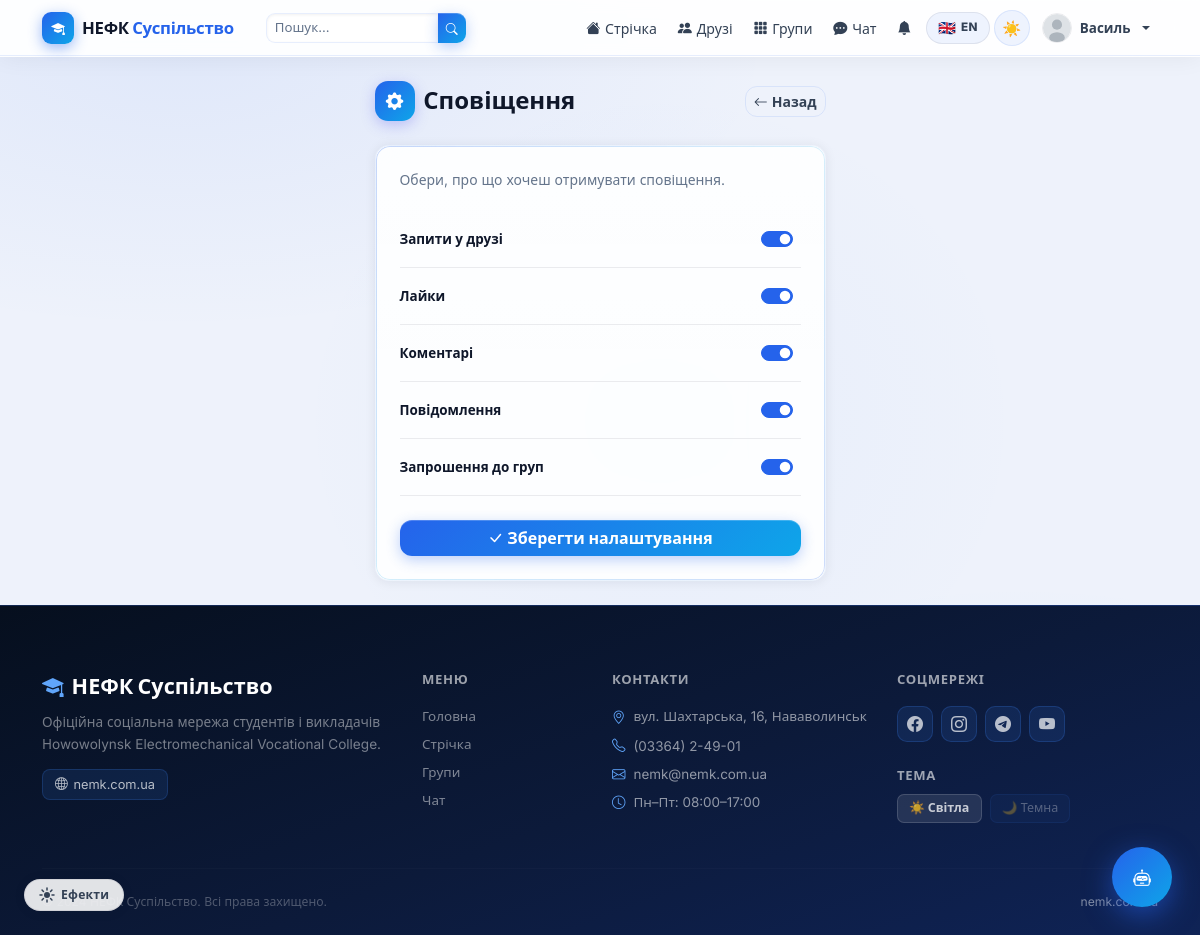
Page /notifications/settings/ (signed in) on the committed database.
### accounts/models.py (models this page shows, shortened)
class User(AbstractUser):
    ROLE_USER = 'user'
    ROLE_ADMIN = 'admin'
    ROLE_CHOICES = [
        (ROLE_USER, 'Користувач'),
        (ROLE_ADMIN, 'Адміністратор'),
    ]
    role = models.CharField(max_length=10, choices=ROLE_CHOICES, default=ROLE_USER)
    avatar = models.ImageField(upload_to='avatars/', blank=True, null=True)
    cover = models.ImageField(upload_to='covers/', blank=True, null=True)
    bio = models.TextField(blank=True, default='')
    location = models.CharField(max_length=120, blank=True, default='')
    birth_date = models.DateField(null=True, blank=True)
    website = models.URLField(blank=True, default='')
    created_at = models.DateTimeField(default=timezone.now)
    def is_admin_role(self):
        return self.role == self.ROLE_ADMIN
    def get_avatar_url(self):
        if self.avatar:
            return self.avatar.url
        return '/static/img/default_avatar.svg'
    class Meta:
        verbose_name = 'Користувач'
        verbose_name_plural = 'Користувачі'

### notifications/models.py (models this page shows)
class NotificationSettings(models.Model):
    user = models.OneToOneField(
        settings.AUTH_USER_MODEL, on_delete=models.CASCADE,
        related_name='notification_settings'
    )
    notify_friend_request = models.BooleanField(default=True)
    notify_likes = models.BooleanField(default=True)
    notify_comments = models.BooleanField(default=True)
    notify_messages = models.BooleanField(default=True)
    notify_group_invites = models.BooleanField(default=True)
    class Meta:
        verbose_name = 'Налаштування сповіщень'
        verbose_name_plural = 'Налаштування сповіщень'

### notifications/views.py (the view)
# urls.py: path('notifications/settings/', views.notifications_settings_view, name='notification_settings'),
@login_required
def notifications_settings_view(request):
    settings_obj, _ = NotificationSettings.objects.get_or_create(user=request.user)
    if request.method == 'POST':
        form = NotificationSettingsForm(request.POST, instance=settings_obj)
        if form.is_valid():
            form.save()
            from django.contrib import messages
            messages.success(request, 'Налаштування збережено.')
            return redirect('notifications')
    else:
        form = NotificationSettingsForm(instance=settings_obj)
    return render(request, 'notifications/settings.html', {'form': form})

### notifications/forms.py
class NotificationSettingsForm(forms.ModelForm):
    class Meta:
        model = NotificationSettings
        fields = (
            'notify_friend_request',
            'notify_likes',
            'notify_comments',
            'notify_messages',
            'notify_group_invites',
        )
        widgets = {
            'notify_friend_request': forms.CheckboxInput(attrs={'class': 'form-check-input'}),
            'notify_likes': forms.CheckboxInput(attrs={'class': 'form-check-input'}),
            'notify_comments': forms.CheckboxInput(attrs={'class': 'form-check-input'}),
            'notify_messages': forms.CheckboxInput(attrs={'class': 'form-check-input'}),
            'notify_group_invites': forms.CheckboxInput(attrs={'class': 'form-check-input'}),
        }
        labels = {
            'notify_friend_request': 'Запити у друзі',
            'notify_likes': 'Лайки',
            'notify_comments': 'Коментарі',
            'notify_messages': 'Повідомлення',
            'notify_group_invites': 'Запрошення до груп',
        }

### nemk_social/security.py (called while the page is built, shortened)
def _get_ip(request):
    for h in ['HTTP_CF_CONNECTING_IP', 'HTTP_X_REAL_IP',
              'HTTP_X_FORWARDED_FOR', 'REMOTE_ADDR']:
        ip = request.META.get(h, '').split(',')[0].strip()
        if ip and ip not in ('', 'unknown'):
            return ip
    return '0.0.0.0'

    def __call__(self, request):
        ip   = _get_ip(request)
        path = request.path
        ua   = request.META.get('HTTP_USER_AGENT', '')
        with _lock:
            _stats['total_requests'] += 1
            _stats_ip[ip]['count'] += 1
            _stats_ip[ip]['last_seen'] = time.time()
        if ip in IP_WHITELIST:
            return self.get_response(request)

### templates/notifications/settings.html (shortened to what this page needs)
{% extends 'base.html' %}
{% block content %}
<div class="row justify-content-center">
  <div class="col-md-7 col-lg-5">
    <div class="page-header">
      <h4>
        <span class="page-header-icon"><i class="bi bi-gear-fill"></i></span>
        Сповіщення
      </h4>
      <a href="{% url 'notifications' %}" class="btn btn-outline-secondary btn-sm">
        <i class="bi bi-arrow-left me-1"></i>Назад
      </a>
    </div>
    <div class="page-glass-card p-4">
      <p style="color:var(--muted);font-size:.87rem;margin-bottom:1.25rem;">
        Обери, про що хочеш отримувати сповіщення.
      </p>
      <form method="post">
        {% for field in form %}
        <div class="d-flex align-items-center justify-content-between py-3"
             style="border-bottom:1px solid var(--divider);">
          <label for="{{ field.id_for_label }}" class="form-label mb-0 fw-600"
                 style="color:var(--text);cursor:pointer;">
            {{ field.label }}
          </label>
          <div class="form-check form-switch mb-0">
            {{ field }}
          </div>
        </div>
        {% endfor %}
        <button type="submit" class="btn btn-primary w-100 fw-700 mt-4">
          <i class="bi bi-check-lg me-1"></i>Зберегти налаштування
        </button>
      </form>
    </div>
  </div>
</div>
{% endblock %}

### templates/base.html (shortened to what this page needs)
<!DOCTYPE html>
<html lang="uk" data-theme="light" data-lang="uk">
<head>
  <link href="https://cdn.jsdelivr.net/npm/bootstrap@5.3.2/dist/css/bootstrap.min.css" rel="stylesheet">
  <link href="https://cdn.jsdelivr.net/npm/bootstrap-icons@1.11.3/font/bootstrap-icons.min.css" rel="stylesheet">
  {% load static %}
  <link href="{% static 'css/main.css' %}" rel="stylesheet">
</head>
<body class="nemk-body">
<nav class="navbar navbar-expand-lg sticky-top">
  <div class="container">
    <a class="navbar-brand" href="{% url 'home' %}">
      <div class="brand-logo"><i class="bi bi-mortarboard-fill" style="font-size:.85rem;"></i></div>
      <span class="fw-800">НЕФК <span style="color:var(--p);">Суспільство</span></span>
    </a>
    <div class="collapse navbar-collapse" id="navMain">
      {% if user.is_authenticated %}
      <form class="d-flex me-auto ms-3" action="{% url 'search_users' %}" method="get" role="search">
        <div class="input-group input-group-sm" style="width:200px;">
          <input class="form-control" style="border-radius:9px 0 0 9px !important;font-size:.83rem;"
                 type="search" name="q" placeholder="Пошук..."
                 value="{{ request.GET.q }}" aria-label="Пошук">
          <button class="btn btn-primary btn-sm px-2" style="border-radius:0 9px 9px 0 !important;" type="submit" aria-label="Знайти">
            <i class="bi bi-search" style="font-size:.75rem;"></i>
          </button>
        </div>
      </form>
      {% endif %}
      <ul class="navbar-nav align-items-center gap-0 ms-auto">
        {% if user.is_authenticated %}
        <li class="nav-item">
          <a class="nav-link" href="{% url 'feed' %}">
            <i class="bi bi-house-fill"></i>
            <span class="d-none d-xl-inline">Стрічка</span>
          </a>
        </li>
        <li class="nav-item">
          <a class="nav-link" href="{% url 'friends' %}">
            <i class="bi bi-people-fill"></i>
            <span class="d-none d-xl-inline">Друзі</span>
          </a>
        </li>
        <li class="nav-item">
          <a class="nav-link" href="{% url 'groups' %}">
            <i class="bi bi-grid-3x3-gap-fill"></i>
            <span class="d-none d-xl-inline">Групи</span>
          </a>
        </li>
        <li class="nav-item">
          <a class="nav-link" href="{% url 'conversations' %}">
            <i class="bi bi-chat-dots-fill"></i>
            <span class="d-none d-xl-inline">Чат</span>
          </a>
        </li>
        <li class="nav-item">
          <a class="nav-link position-relative" href="{% url 'notifications' %}" aria-label="Сповіщення">
            <i class="bi bi-bell-fill"></i>
          </a>
        </li>
        {% endif %}
        <li class="nav-item d-none d-lg-flex align-items-center ms-1">
          <button class="lang-toggle-btn" onclick="toggleLang()" aria-label="Змінити мову">
            <span class="lang-btn-flag">🇬🇧</span>
            <span class="lang-btn-label">EN</span>
          </button>
        </li>
        <li class="nav-item d-none d-lg-flex align-items-center ms-1">
          <button class="theme-toggle" onclick="toggleTheme()" aria-label="Змінити тему">
            <span class="t-icon sun">☀️</span>
          </button>
        </li>
        {% if user.is_authenticated %}
        <li class="nav-item dropdown ms-1">
          <a class="nav-link dropdown-toggle d-flex align-items-center gap-2 pe-0"
             href="#" data-bs-toggle="dropdown" aria-expanded="false" style="padding:.3rem .5rem !important;">
            <img src="{{ user.get_avatar_url }}" class="rounded-circle"
                 style="object-fit:cover;border:1.5px solid var(--divider);"
                 width="30" height="30" alt="{{ user.username }}">
            <span class="d-none d-lg-inline fw-600" style="font-size:.84rem;">
              {{ user.first_name|default:user.username }}
            </span>
          </a>
        </li>
        {% endif %}
      </ul>
    </div>
  </div>
</nav>
<main {% if request.resolver_match.url_name != 'home' %}class="container my-4"{% endif %}>
  {% block content %}{% endblock %}
</main>
<footer>
  <div class="container">
    <div class="row g-4 pb-4">
      <div class="col-lg-4">
        <div class="footer-brand mb-2">
          <i class="bi bi-mortarboard-fill me-2" style="color:#60a5fa;"></i>НЕФК Суспільство
        </div>
        <p style="color:rgba(255,255,255,.45);font-size:.85rem;line-height:1.65;margin-bottom:.85rem;">
          Офіційна соціальна мережа студентів і викладачів Нowowolynsk Electromechanical Vocational College.
        </p>
        <a href="https://nemk.com.ua/" target="_blank" rel="noopener noreferrer"
           style="display:inline-flex;align-items:center;gap:.35rem;
                  background:rgba(59,130,246,.12);color:rgba(255,255,255,.7);
                  border-radius:8px;border:1px solid rgba(59,130,246,.2);
                  padding:.3rem .75rem;font-size:.8rem;text-decoration:none;
                  transition:background .15s,color .15s;">
          <i class="bi bi-globe2"></i>nemk.com.ua
        </a>
      </div>
      <div class="col-6 col-lg-2">
        <div class="fw-700 text-white mb-3" style="font-size:.82rem;text-transform:uppercase;letter-spacing:.05em;opacity:.6;">Меню</div>
        <ul class="list-unstyled" style="font-size:.84rem;">
          <li class="mb-2"><a href="{% url 'home' %}">Головна</a></li>
          {% if user.is_authenticated %}
          <li class="mb-2"><a href="{% url 'feed' %}">Стрічка</a></li>
          <li class="mb-2"><a href="{% url 'groups' %}">Групи</a></li>
          <li class="mb-2"><a href="{% url 'conversations' %}">Чат</a></li>
          {% else %}
          <li class="mb-2"><a href="{% url 'register' %}">Реєстрація</a></li>
          <li class="mb-2"><a href="{% url 'login' %}">Вхід</a></li>
          {% endif %}
        </ul>
      </div>
      <div class="col-6 col-lg-3">
        <div class="fw-700 text-white mb-3" style="font-size:.82rem;text-transform:uppercase;letter-spacing:.05em;opacity:.6;">Контакти</div>
        <ul class="list-unstyled" style="font-size:.84rem;">
          <li class="mb-2" style="display:flex;align-items:flex-start;gap:.5rem;">
            <i class="bi bi-geo-alt" style="color:#60a5fa;margin-top:.1rem;flex-shrink:0;"></i>
            вул. Шахтарська, 16, Нававолинськ
          </li>
          <li class="mb-2" style="display:flex;align-items:center;gap:.5rem;">
            <i class="bi bi-telephone" style="color:#60a5fa;flex-shrink:0;"></i>
            (03364) 2-49-01
          </li>
          <li class="mb-2" style="display:flex;align-items:center;gap:.5rem;">
            <i class="bi bi-envelope" style="color:#60a5fa;flex-shrink:0;"></i>
            nemk@nemk.com.ua
          </li>
          <li style="display:flex;align-items:center;gap:.5rem;">
            <i class="bi bi-clock" style="color:#60a5fa;flex-shrink:0;"></i>
            Пн–Пт: 08:00–17:00
          </li>
        </ul>
      </div>
      <div class="col-lg-3">
        <div class="fw-700 text-white mb-3" style="font-size:.82rem;text-transform:uppercase;letter-spacing:.05em;opacity:.6;">Соцмережі</div>
        <div class="d-flex gap-2 flex-wrap mb-4">
          <a href="https://www.facebook.com/nemk.novovolynsk" target="_blank" rel="noopener" class="footer-social-btn" title="Facebook"><i class="bi bi-facebook"></i></a>
          <a href="https://instagram.com/nemk_novovolynsk"    target="_blank" rel="noopener" class="footer-social-btn" title="Instagram"><i class="bi bi-instagram"></i></a>
          <a href="https://t.me/nemk_novovolynsk"              target="_blank" rel="noopener" class="footer-social-btn" title="Telegram"><i class="bi bi-telegram"></i></a>
          <a href="https://youtube.com/@nemk_novovolynsk"      target="_blank" rel="noopener" class="footer-social-btn" title="YouTube"><i class="bi bi-youtube"></i></a>
        </div>
        <div class="fw-700 text-white mb-2" style="font-size:.82rem;text-transform:uppercase;letter-spacing:.05em;opacity:.6;">Тема</div>
        <div class="d-flex gap-2">
          <button onclick="setTheme('light')" id="btn-light-theme"
                  style="background:rgba(255,255,255,.1);color:rgba(255,255,255,.75);border-radius:7px;border:1px solid rgba(255,255,255,.15);padding:.28rem .7rem;font-size:.78rem;font-weight:600;cursor:pointer;">
            ☀️ Світла
          </button>
          <button onclick="setTheme('dark')" id="btn-dark-theme"
                  style="background:rgba(59,130,246,.1);color:rgba(255,255,255,.6);border-radius:7px;border:1px solid rgba(59,130,246,.18);padding:.28rem .7rem;font-size:.78rem;font-weight:600;cursor:pointer;">
            🌙 Темна
          </button>
        </div>
      </div>
    </div>
    <hr class="footer-divider">
    <div class="d-flex justify-content-between align-items-center flex-wrap gap-2 pt-2"
         style="font-size:.76rem;color:rgba(255,255,255,.28);">
      <span>© 2024 НЕФК Суспільство. Всі права захищено.</span>
      <a href="https://nemk.com.ua/" target="_blank" rel="noopener noreferrer">nemk.com.ua</a>
    </div>
  </div>
</footer>
<button id="ai-chat-fab" onclick="toggleAiChat()" aria-label="НЕФК Асистент">
  <span id="fab-icon">
    <i class="bi bi-robot" style="font-size:1.1rem;"></i>
  </span>
</button>
{% load static %}
</body>
</html>

### rows in the picture
User: first_name "Василь"
NotificationSettings: form "☑" "☑" "☑" "☑" "☑"

### other values in the picture
{{ field.label }} "Запити у друзі" "Лайки" "Коментарі" "Повідомлення" "Запрошення до груп"
